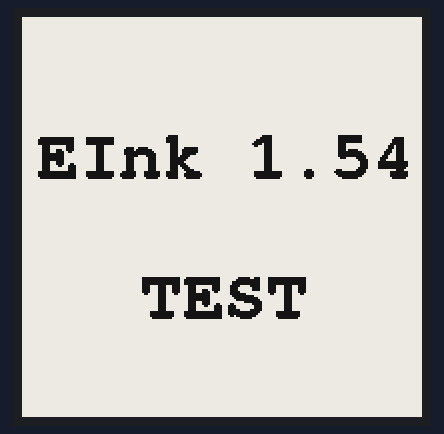
Simulated run of this sketch. Board: Arduino Uno, built for the host (arithmetic inside an expression is 32-bit, double 64-bit). On the bench: 200×200 one-colour display. What the sketch prints to the serial monitor is not drawn.

Above: at 4.5 s.

The sketch:

Demo_1.54.ino
```cpp
#include <GxEPD2_BW.h>
#include <Fonts/FreeMonoBold9pt7b.h>
#include <Fonts/FreeMonoBold18pt7b.h>
#include <SPI.h>

GxEPD2_BW<GxEPD2_150_BN, GxEPD2_150_BN::HEIGHT> display(
  GxEPD2_150_BN(/*CS=*/ 15, /*DC=*/ 27, /*RST=*/ 26, /*BUSY=*/ 25)
);

void setup() {
  Serial.begin(115200);
  Serial.println("200x200px E-Paper Display Demo");
  SPI.begin(13, -1, 14, 15);

  display.init();
  display.clearScreen();
  display.setFullWindow();
  display.firstPage();

  do {
    display.fillScreen(GxEPD_WHITE);
    display.setTextColor(GxEPD_BLACK);
    display.setFont(&FreeMonoBold18pt7b);

    String text1 = "EInk 1.54";
    int16_t x1, y1; uint16_t w1, h1;
    display.getTextBounds(text1, 0, 0, &x1, &y1, &w1, &h1);
    display.setCursor((200 - w1) / 2, 80);
    display.println(text1);

    String text2 = "TEST";
    int16_t x2, y2; uint16_t w2, h2;
    display.getTextBounds(text2, 0, 0, &x2, &y2, &w2, &h2);
    display.setCursor((200 - w2) / 2, 150);
    display.println(text2);

  } while (display.nextPage());

  display.hibernate();
}

void loop() {}
```
